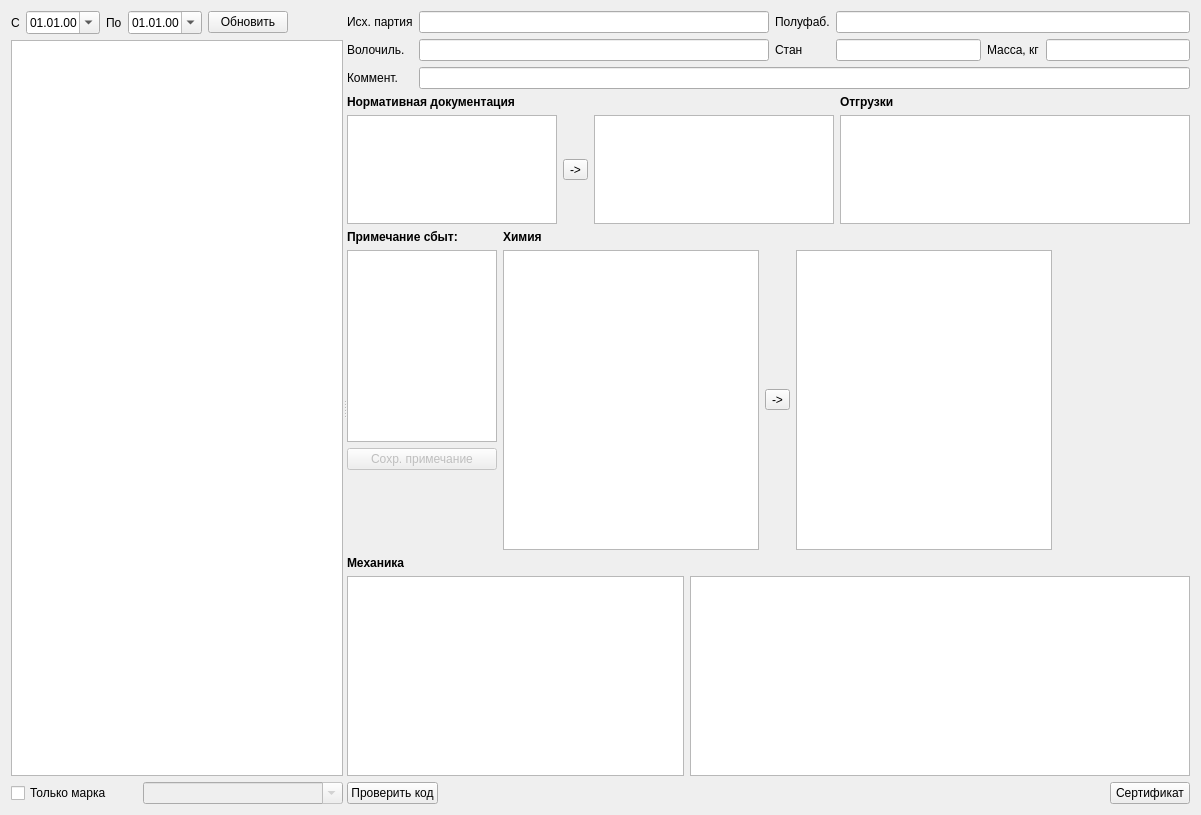
<?xml version="1.0" encoding="UTF-8"?>
<ui version="4.0">
 <class>FormPartWire</class>
 <widget class="QWidget" name="FormPartWire">
  <property name="geometry">
   <rect>
    <x>0</x>
    <y>0</y>
    <width>1201</width>
    <height>815</height>
   </rect>
  </property>
  <property name="windowTitle">
   <string>Form</string>
  </property>
  <layout class="QVBoxLayout" name="verticalLayout_8">
   <item>
    <widget class="QSplitter" name="splitter">
     <property name="orientation">
      <enum>Qt::Horizontal</enum>
     </property>
     <widget class="QWidget" name="layoutWidget">
      <layout class="QVBoxLayout" name="verticalLayout">
       <item>
        <layout class="QHBoxLayout" name="horizontalLayout">
         <item>
          <widget class="QLabel" name="label">
           <property name="text">
            <string>С</string>
           </property>
          </widget>
         </item>
         <item>
          <widget class="QDateEdit" name="dateEditBeg">
           <property name="displayFormat">
            <string>dd.MM.yy</string>
           </property>
           <property name="calendarPopup">
            <bool>true</bool>
           </property>
          </widget>
         </item>
         <item>
          <widget class="QLabel" name="label_2">
           <property name="text">
            <string>По</string>
           </property>
          </widget>
         </item>
         <item>
          <widget class="QDateEdit" name="dateEditEnd">
           <property name="displayFormat">
            <string>dd.MM.yy</string>
           </property>
           <property name="calendarPopup">
            <bool>true</bool>
           </property>
          </widget>
         </item>
         <item>
          <widget class="QPushButton" name="pushButtonUpd">
           <property name="text">
            <string>Обновить</string>
           </property>
          </widget>
         </item>
         <item>
          <spacer name="horizontalSpacer">
           <property name="orientation">
            <enum>Qt::Horizontal</enum>
           </property>
           <property name="sizeHint" stdset="0">
            <size>
             <width>40</width>
             <height>20</height>
            </size>
           </property>
          </spacer>
         </item>
        </layout>
       </item>
       <item>
        <widget class="TableView" name="tableViewPart">
         <property name="selectionMode">
          <enum>QAbstractItemView::SingleSelection</enum>
         </property>
         <property name="selectionBehavior">
          <enum>QAbstractItemView::SelectRows</enum>
         </property>
         <attribute name="verticalHeaderVisible">
          <bool>false</bool>
         </attribute>
        </widget>
       </item>
       <item>
        <layout class="QHBoxLayout" name="horizontalLayout_2">
         <item>
          <widget class="QCheckBox" name="checkBoxOnly">
           <property name="text">
            <string>Только марка</string>
           </property>
          </widget>
         </item>
         <item>
          <widget class="DbComboBox" name="comboBoxMarka">
           <property name="enabled">
            <bool>false</bool>
           </property>
           <property name="minimumSize">
            <size>
             <width>200</width>
             <height>0</height>
            </size>
           </property>
           <property name="editable">
            <bool>true</bool>
           </property>
          </widget>
         </item>
        </layout>
       </item>
      </layout>
     </widget>
     <widget class="QWidget" name="layoutWidget">
      <layout class="QVBoxLayout" name="verticalLayout_7">
       <item>
        <layout class="QGridLayout" name="gridLayout">
         <item row="0" column="3" colspan="3">
          <widget class="QLineEdit" name="lineEditPodt">
           <property name="readOnly">
            <bool>true</bool>
           </property>
          </widget>
         </item>
         <item row="0" column="1">
          <widget class="QLineEdit" name="lineEditSrcPart">
           <property name="minimumSize">
            <size>
             <width>350</width>
             <height>0</height>
            </size>
           </property>
           <property name="readOnly">
            <bool>true</bool>
           </property>
          </widget>
         </item>
         <item row="0" column="2">
          <widget class="QLabel" name="label_4">
           <property name="text">
            <string>Полуфаб.</string>
           </property>
          </widget>
         </item>
         <item row="1" column="3">
          <widget class="QLineEdit" name="lineEditLine">
           <property name="readOnly">
            <bool>true</bool>
           </property>
          </widget>
         </item>
         <item row="1" column="1">
          <widget class="QLineEdit" name="lineEditVol">
           <property name="readOnly">
            <bool>true</bool>
           </property>
          </widget>
         </item>
         <item row="1" column="0">
          <widget class="QLabel" name="label_5">
           <property name="text">
            <string>Волочиль.</string>
           </property>
          </widget>
         </item>
         <item row="1" column="2">
          <widget class="QLabel" name="label_6">
           <property name="text">
            <string>Стан</string>
           </property>
          </widget>
         </item>
         <item row="1" column="5">
          <widget class="QLineEdit" name="lineEditKvo">
           <property name="readOnly">
            <bool>true</bool>
           </property>
          </widget>
         </item>
         <item row="0" column="0">
          <widget class="QLabel" name="label_3">
           <property name="text">
            <string>Исх. партия</string>
           </property>
          </widget>
         </item>
         <item row="2" column="0">
          <widget class="QLabel" name="label_14">
           <property name="text">
            <string>Коммент.</string>
           </property>
          </widget>
         </item>
         <item row="1" column="4">
          <widget class="QLabel" name="label_7">
           <property name="text">
            <string>Масса, кг</string>
           </property>
          </widget>
         </item>
         <item row="2" column="1" colspan="5">
          <widget class="QLineEdit" name="lineEditComment">
           <property name="readOnly">
            <bool>true</bool>
           </property>
          </widget>
         </item>
        </layout>
       </item>
       <item>
        <layout class="QHBoxLayout" name="horizontalLayout_8">
         <item>
          <layout class="QVBoxLayout" name="verticalLayout_3">
           <item>
            <widget class="QLabel" name="label_11">
             <property name="font">
              <font>
               <bold>true</bold>
              </font>
             </property>
             <property name="text">
              <string>Нормативная документация</string>
             </property>
            </widget>
           </item>
           <item>
            <layout class="QHBoxLayout" name="horizontalLayout_5">
             <item>
              <widget class="TableView" name="tableViewSrcTu">
               <property name="sizePolicy">
                <sizepolicy hsizetype="Expanding" vsizetype="Maximum">
                 <horstretch>0</horstretch>
                 <verstretch>0</verstretch>
                </sizepolicy>
               </property>
               <property name="maximumSize">
                <size>
                 <width>210</width>
                 <height>150</height>
                </size>
               </property>
               <attribute name="verticalHeaderVisible">
                <bool>false</bool>
               </attribute>
              </widget>
             </item>
             <item>
              <widget class="QToolButton" name="toolButtonCopyTu">
               <property name="text">
                <string>-&gt;</string>
               </property>
              </widget>
             </item>
             <item>
              <widget class="DbViewer" name="tableViewTu">
               <property name="sizePolicy">
                <sizepolicy hsizetype="Expanding" vsizetype="Maximum">
                 <horstretch>0</horstretch>
                 <verstretch>0</verstretch>
                </sizepolicy>
               </property>
               <property name="maximumSize">
                <size>
                 <width>240</width>
                 <height>150</height>
                </size>
               </property>
              </widget>
             </item>
            </layout>
           </item>
          </layout>
         </item>
         <item>
          <layout class="QVBoxLayout" name="verticalLayout_2">
           <item>
            <widget class="QLabel" name="label_10">
             <property name="font">
              <font>
               <bold>true</bold>
              </font>
             </property>
             <property name="text">
              <string>Отгрузки</string>
             </property>
            </widget>
           </item>
           <item>
            <widget class="TableView" name="tableViewShip">
             <property name="sizePolicy">
              <sizepolicy hsizetype="Expanding" vsizetype="Maximum">
               <horstretch>0</horstretch>
               <verstretch>0</verstretch>
              </sizepolicy>
             </property>
             <property name="maximumSize">
              <size>
               <width>16777215</width>
               <height>150</height>
              </size>
             </property>
             <attribute name="verticalHeaderVisible">
              <bool>false</bool>
             </attribute>
            </widget>
           </item>
          </layout>
         </item>
        </layout>
       </item>
       <item>
        <layout class="QHBoxLayout" name="horizontalLayout_7">
         <item>
          <layout class="QVBoxLayout" name="verticalLayout_4">
           <item>
            <widget class="QLabel" name="label_9">
             <property name="maximumSize">
              <size>
               <width>200</width>
               <height>16777215</height>
              </size>
             </property>
             <property name="font">
              <font>
               <bold>true</bold>
              </font>
             </property>
             <property name="text">
              <string>Примечание сбыт:</string>
             </property>
            </widget>
           </item>
           <item>
            <widget class="QPlainTextEdit" name="plainTextEditPrim">
             <property name="maximumSize">
              <size>
               <width>150</width>
               <height>16777215</height>
              </size>
             </property>
            </widget>
           </item>
           <item>
            <widget class="QPushButton" name="pushButtonSavePrim">
             <property name="enabled">
              <bool>false</bool>
             </property>
             <property name="maximumSize">
              <size>
               <width>200</width>
               <height>16777215</height>
              </size>
             </property>
             <property name="text">
              <string>Сохр. примечание</string>
             </property>
            </widget>
           </item>
           <item>
            <spacer name="verticalSpacer">
             <property name="orientation">
              <enum>Qt::Vertical</enum>
             </property>
             <property name="sizeHint" stdset="0">
              <size>
               <width>20</width>
               <height>40</height>
              </size>
             </property>
            </spacer>
           </item>
          </layout>
         </item>
         <item>
          <layout class="QVBoxLayout" name="verticalLayout_5">
           <item>
            <widget class="QLabel" name="label_12">
             <property name="font">
              <font>
               <bold>true</bold>
              </font>
             </property>
             <property name="text">
              <string>Химия</string>
             </property>
            </widget>
           </item>
           <item>
            <layout class="QHBoxLayout" name="horizontalLayout_6">
             <item>
              <widget class="DbViewer" name="tableViewSrcChem">
               <property name="sizePolicy">
                <sizepolicy hsizetype="Expanding" vsizetype="MinimumExpanding">
                 <horstretch>0</horstretch>
                 <verstretch>0</verstretch>
                </sizepolicy>
               </property>
               <property name="minimumSize">
                <size>
                 <width>0</width>
                 <height>300</height>
                </size>
               </property>
               <property name="editTriggers">
                <set>QAbstractItemView::NoEditTriggers</set>
               </property>
               <attribute name="verticalHeaderVisible">
                <bool>false</bool>
               </attribute>
              </widget>
             </item>
             <item>
              <widget class="QToolButton" name="toolButtonCopyChem">
               <property name="text">
                <string>-&gt;</string>
               </property>
              </widget>
             </item>
             <item>
              <widget class="DbViewer" name="tableViewChem">
               <property name="sizePolicy">
                <sizepolicy hsizetype="Expanding" vsizetype="MinimumExpanding">
                 <horstretch>0</horstretch>
                 <verstretch>0</verstretch>
                </sizepolicy>
               </property>
               <property name="minimumSize">
                <size>
                 <width>0</width>
                 <height>300</height>
                </size>
               </property>
              </widget>
             </item>
            </layout>
           </item>
          </layout>
         </item>
         <item>
          <spacer name="horizontalSpacer_5">
           <property name="orientation">
            <enum>Qt::Horizontal</enum>
           </property>
           <property name="sizeHint" stdset="0">
            <size>
             <width>40</width>
             <height>20</height>
            </size>
           </property>
          </spacer>
         </item>
        </layout>
       </item>
       <item>
        <layout class="QVBoxLayout" name="verticalLayout_6">
         <item>
          <widget class="QLabel" name="label_13">
           <property name="font">
            <font>
             <bold>true</bold>
            </font>
           </property>
           <property name="text">
            <string>Механика</string>
           </property>
          </widget>
         </item>
         <item>
          <layout class="QHBoxLayout" name="horizontalLayout_10">
           <item>
            <widget class="DbViewer" name="tableViewSrcMech">
             <property name="minimumSize">
              <size>
               <width>300</width>
               <height>200</height>
              </size>
             </property>
             <property name="maximumSize">
              <size>
               <width>380</width>
               <height>16777215</height>
              </size>
             </property>
            </widget>
           </item>
           <item>
            <widget class="DbViewer" name="tableViewMech">
             <property name="minimumSize">
              <size>
               <width>500</width>
               <height>0</height>
              </size>
             </property>
            </widget>
           </item>
          </layout>
         </item>
        </layout>
       </item>
       <item>
        <layout class="QHBoxLayout" name="horizontalLayout_9">
         <item>
          <widget class="QPushButton" name="pushButtonCode">
           <property name="text">
            <string>Проверить код</string>
           </property>
          </widget>
         </item>
         <item>
          <spacer name="horizontalSpacer_4">
           <property name="orientation">
            <enum>Qt::Horizontal</enum>
           </property>
           <property name="sizeHint" stdset="0">
            <size>
             <width>40</width>
             <height>20</height>
            </size>
           </property>
          </spacer>
         </item>
         <item>
          <widget class="QPushButton" name="pushButtonCert">
           <property name="text">
            <string>Сертификат</string>
           </property>
          </widget>
         </item>
        </layout>
       </item>
      </layout>
     </widget>
    </widget>
   </item>
  </layout>
 </widget>
 <customwidgets>
  <customwidget>
   <class>DbViewer</class>
   <extends>QTableView</extends>
   <header>db/dbviewer.h</header>
  </customwidget>
  <customwidget>
   <class>DbComboBox</class>
   <extends>QComboBox</extends>
   <header>db/dbcombobox.h</header>
  </customwidget>
  <customwidget>
   <class>TableView</class>
   <extends>QTableView</extends>
   <header>tableview.h</header>
  </customwidget>
 </customwidgets>
 <resources/>
 <connections/>
</ui>
